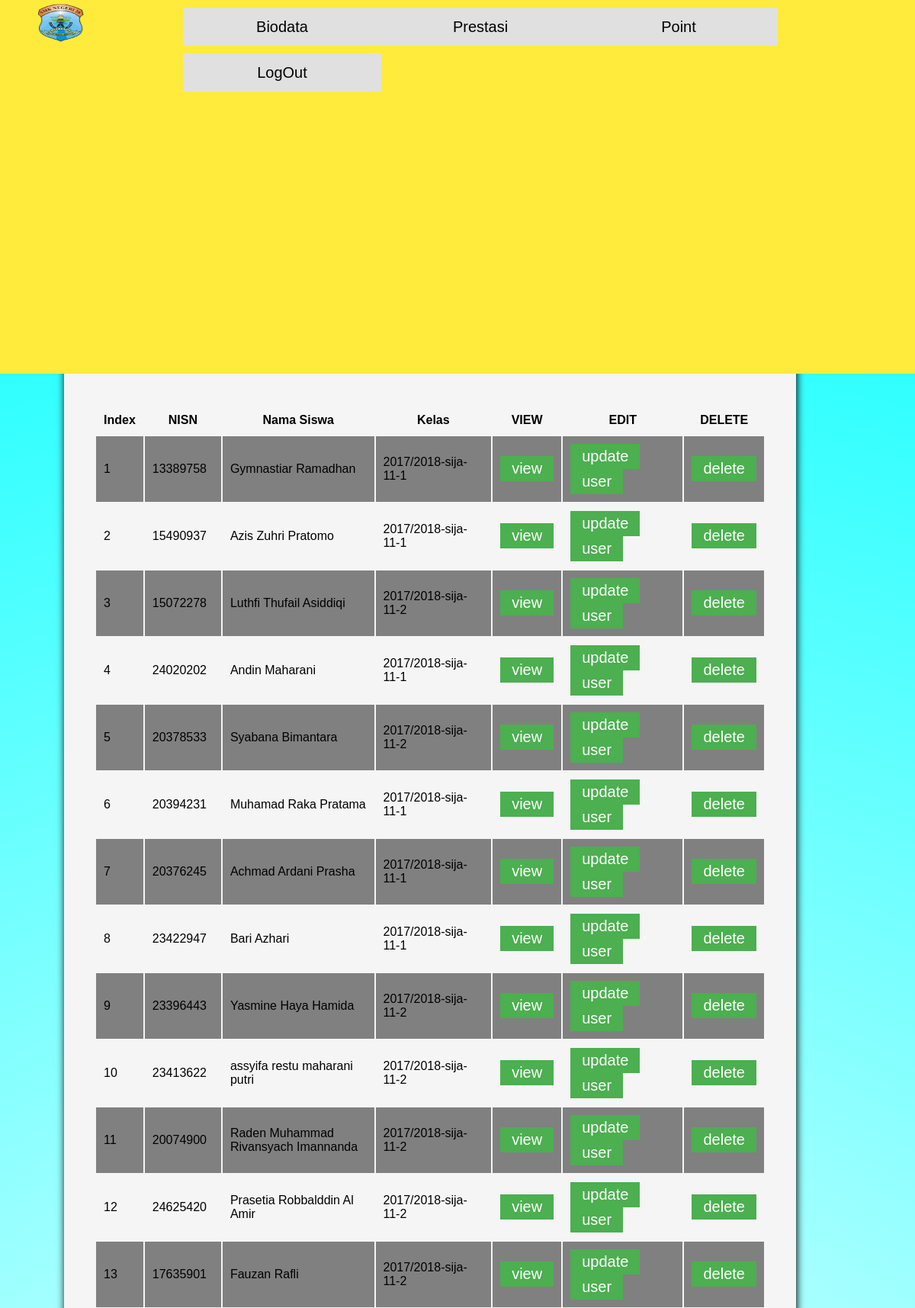
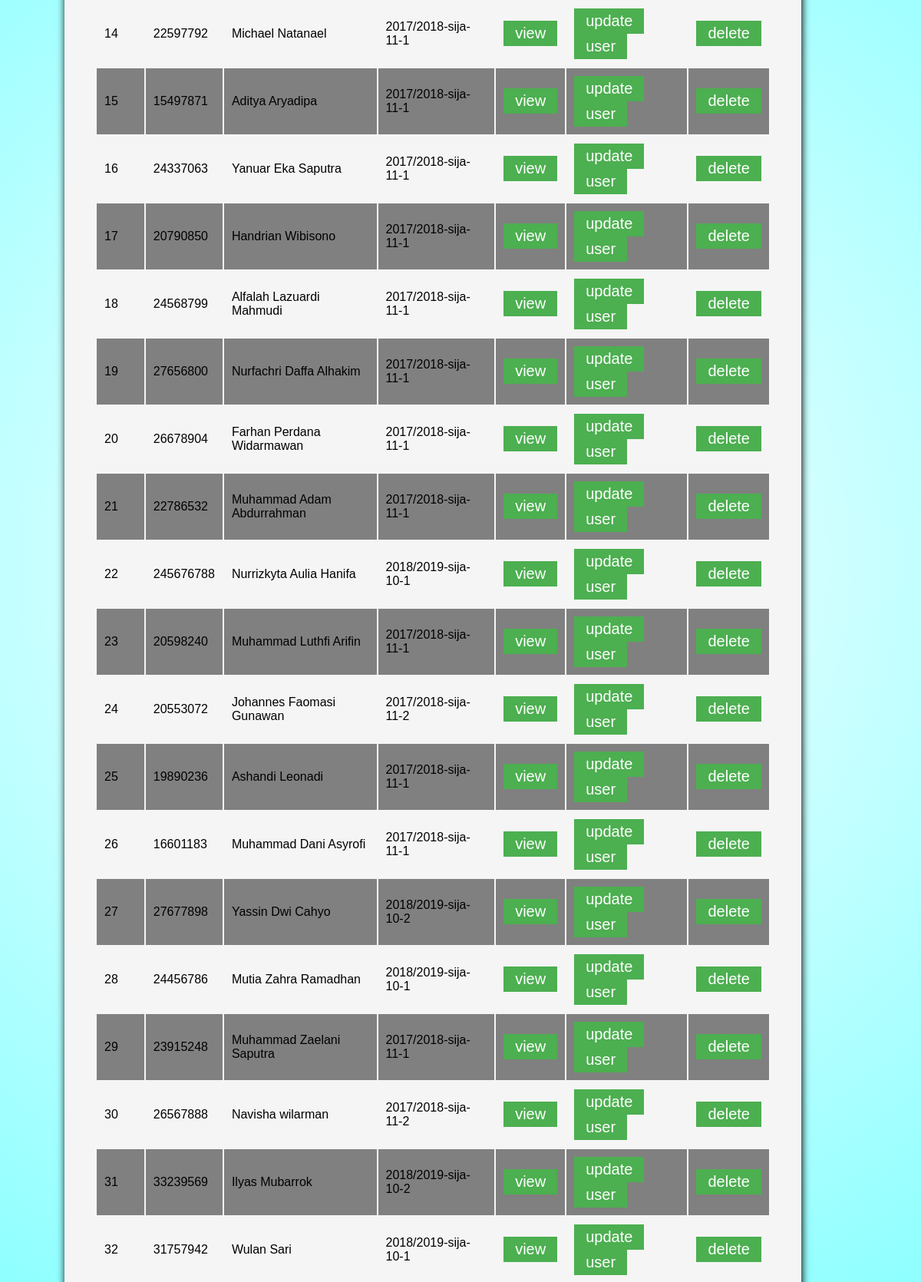
The app's page /DataSiswa.php (signed in, upper part) with its own data (2 pictures, top to bottom).
### tables this page shows
CREATE TABLE `prestasi_biodata` (
  `iBiodataId` bigint(255) NOT NULL,
  `iNomerInduk` bigint(255) NOT NULL,
  `vcBiodataNama` varchar(255) NOT NULL,
  `vcAgama` varchar(255) DEFAULT NULL,
  `vcTempatLahir` varchar(255) DEFAULT NULL,
  `dtTanggalLahir` date DEFAULT NULL,
  `vcAlamat` varchar(255) DEFAULT NULL,
  `vcNomerHP` varchar(255) DEFAULT NULL,
  `vcEmail` varchar(255) DEFAULT NULL,
  `vcPendidikanTerakhir` varchar(255) DEFAULT NULL,
  `vcInstansiPendidikanTerakhir` varchar(255) DEFAULT NULL,
  `vcBiodataKelas` varchar(255) DEFAULT NULL,
  `iPoint` int(64) NOT NULL,
  `vcStatus` varchar(64) NOT NULL,
  `blProfilePic` longblob
);

### DataSiswa.php (the view, shortened to what this page needs)
<?php
include('PHP/connection.php');
if($_SESSION['STATUS']=="siswa"){
  echo '
  <div class="NavigatorMenu">
    <div id="NavigatorKiri">
      <a href="INDEX.php"><img src="IMG&LOGO/Logo SMKN 26 Jakarta.png"></a>
    </div>
    <div id="NavigatorKanan">
      <ul>
        <li><a id="marginmenu" href="Biodata.php">Biodata</a>
        </li>
        <li><a id="marginmenu" href="RiwayatPrestasi.php">Prestasi</a>
        <ul>
                    <li id="menu21"><a href="Prestasi.php">Pengajuan Prestasi</a></li>
                </ul>
        </li>
        <li><a id="marginmenu" href="Riwayatpoint.php">Point</a>
        </li>
        </li>
        <li><a href="PHP/logout.php">LogOut</a></li>
      </ul>
    </div>
  </div>
  ';
}elseif ($_SESSION['STATUS']=="guru") {
  echo '
  <div class="NavigatorMenu">
    <div id="NavigatorKiri">
      <a href="INDEX.php"><img src="IMG&LOGO/Logo SMKN 26 Jakarta.png"></a>
    </div>
    <div id="NavigatorKanan">
      <ul>
        <li><a id="marginmenu" href="Biodata.php">Biodata</a>
          <ul>
                  <li id="menu11"><a href="datasiswa.php">Data Siswa</a></li>
                  <li id="menu12"><a href="dataguru.php">Data Guru</a></li>
                  <li id="menu13"><a href="dataadmin.php">Data Admin</a></li>
                  <li id="menu14"><a href="BiodataKelas.php">Data Kelas</a></li>
                  <li id="menu15"><a href="Biodatainstansi.php">Data Instansi</a></li>
                  <li id="menu16"><a href="DataPelanggaran.php">Data Pelanggaran</a></li>
               </ul>
        </li>
        <li><a id="marginmenu" href="RiwayatPrestasi.php">Prestasi</a>
          <ul>
                    <li id="menu21"><a href="Prestasi.php">Pengajuan Prestasi</a></li>
                </ul>
        </li>
        <li><a id="marginmenu" href="Riwayatpoint.php">Point</a>
          <ul>
                    <li id="menu31"><a href="point.php">Pengajuan point</a></li>
                </ul>
        </li>
        </li>
        <li><a href="PHP/logout.php">LogOut</a></li>
      </ul>
    </div>
  </div>
  ';
}
?>
<!DOCTYPE html>
<html lang="en">
<head>
  <link rel="stylesheet" href="css.css">
  <link rel="stylesheet" href="print.css">
</head>
<body>
  <div class="DataSiswa">
    <div class="Container">
      <h1>-Data Siswa-</h1>
      <div class="TombolTombol">
        <center><button id="TombolTambah">Tambah</button></center>
        <button id="TombolPrint">Print</button>
      </div>
      <div class="SearchBox">
      <button id="filterbutton" onclick="hiddenfilter()">FILTER</button>
    </div>
      <div class="DisplayData">
        <center>
          <table id="myTable">
            <tr>
              <th onclick="SortNumberData(1)" width="1%">Index</th>
              <th onclick="SortNumberData(2)" width="10%">NISN</th>
              <th onclick="SortStringData(3)" width="35%">Nama Siswa</th>
              <th onclick="SortStringData(4)" width="25%">Kelas</th>
              <th width="1%">VIEW</th>
              <th width="25%">EDIT</th>
              <th width="1%">DELETE</th>
            </tr>
            <?php
            if(isset($_POST['searching'])){
              $nisn = $_POST['nisn'];
              $kelas = $_POST['kelas'];
      $fetchsql = "SELECT * FROM prestasi_biodata WHERE iNomerInduk LIKE '%$nisn%' AND vcBiodataKelas LIKE '%$kelas%' AND vcStatus='siswa'";
            }else{
      $fetchsql = "SELECT * FROM prestasi_biodata WHERE vcStatus='siswa' OR vcStatus='SISWA'";
            }
$fetchresault = $conn->query($fetchsql);
$no = 1;
if($fetchresault->num_rows>0){
  while($row = $fetchresault->fetch_assoc()) {
    echo "<tr>";
    echo "<td>".$no++."</td>";
    echo "<td>".$row["iNomerInduk"]."</td>";
    echo "<td>".$row["vcBiodataNama"]."</td>";
    echo "<td>".$row["vcBiodataKelas"]."</td>";
    echo "<td><input type='button' name='viewe' value='view' id=".$row['iBiodataId']." class='viewe_data' onclick='model3()'/></td>";
    echo "<td><input type='button' name='updatee' value='update' id=".$row['iBiodataId']." class='updatee_data' onclick='model1()'/>
              <input type='button' name='updatee2' value='user' id=".$row['iNomerInduk']." class='updatee_data2' onclick='model4()'/></td>";
    echo "<td><input type='button' name='deletee' value='delete' id=".$row['iBiodataId']." class='deletee_data' onclick='model2()'/></td>";
    echo "</tr>";
}
echo "</table>";
} else {
echo "0 results";
}
?>
        </center>
      </div>
    </div>
  </div>
</body>
</html>

### css.css (style rules this page uses)
body { margin: 0px; padding: 0; border: 0px; background-image: radial-gradient(circle, white, aqua); font-family: Arial, Helvetica, sans-serif; z-index: 0; overflow: auto; }
input:read-only { background: #E0E0E0; border: none; }
.NavigatorMenu { padding: 0px; margin: 0px; top: 0; background-color: #FFEB3B; height: 10%; width: 100%; color: white; position: fixed; z-index: 100; }
.NavigatorMenu #NavigatorKiri { float: left; display: block; height: auto; width: auto; padding: 5px; padding-left: 50px; color: white; }
.NavigatorMenu #NavigatorKanan { float: right; display: block; height: 100%; width: 80%; color: white; }
.NavigatorMenu img { height: 50px; width: 60px }
.NavigatorMenu ul { margin: 0px; padding: 0px; list-style: none; background-color: transparent; }
.NavigatorMenu ul li { float: left; width: 260px; height: auto; margin-top: 10px; text-align: center; line-height: 50px; font-size: 20px; background-color: #E0E0E0; }
.NavigatorMenu ul li a { text-decoration: none; color: #000000; display: block; }
.Container { height: auto; width: 80%; background-color: #F5F5F5; margin-left: 7%; margin-top: 10%; box-shadow: 1px 1px 10px black; padding-top: 100px; padding-left: 40px; padding-right: 40px; padding-bottom: 100px; }
.Container h1 { text-align: center; }
.Container tr th, .SemuaModal tr th { text-align: center; }
.TombolTombol { padding: 10px; margin-bottom: 10px; }
.TombolTombol #TombolTambah { height: auto; width: 50%; font-size: 20px; margin-left: 60px; margin-right: 40px; margin-top: 20px; text-align: center; background-color: #4CAF50; color: white; cursor: pointer; border: none; border-radius: 4px; padding: 10px; }
.TombolTombol #TombolPrint { height: auto; width: 100px; font-size: 18px; text-align: center; background-color: #4CAF50; color: white; cursor: pointer; border: none; border-radius: 4px; padding: 10px; }
.SearchBox { padding: 10px; width: 100%; height: auto; }
* { box-sizing: border-box; }
#filterbutton { height: auto; width: 100px; font-size: 18px; text-align: center; background-color: #4CAF50; color: white; cursor: pointer; border: none; border-radius: 4px; padding: 10px; margin-left: 2% }
.DisplayData { margin-top: 20px; height: auto; width: 100%; }
.DisplayData input[type="button"], .SemuaModal input[type="button"], .DisplayData button, .SemuaModal button { background-color: #4CAF50; width: auto; height: auto; border: none; color: white; padding: 5px 15px; text-align: center; text-decoration: none; display: inline-block; font-size: 20px; cursor: pointer; text-decoration: none; }
.DisplayData th, .SemuaModal th { cursor: pointer; }
.DisplayData th, .SemuaModal th, .DisplayData td, .SemuaModal td { text-align: left; padding: 10px; font-size: 16px; }
.DisplayData tr:nth-child(even), .SemuaModal tr:nth-child(even) { background-color: grey; }

### records on screen
prestasi_biodata: iNomerInduk "13389758", vcBiodataNama "Gymnastiar Ramadhan", vcBiodataKelas "2017/2018-sija-11-1"
prestasi_biodata: iNomerInduk "15490937", vcBiodataNama "Azis Zuhri Pratomo", vcBiodataKelas "2017/2018-sija-11-1"
prestasi_biodata: iNomerInduk "15072278", vcBiodataNama "Luthfi Thufail Asiddiqi", vcBiodataKelas "2017/2018-sija-11-2"
prestasi_biodata: iNomerInduk "24020202", vcBiodataNama "Andin Maharani", vcBiodataKelas "2017/2018-sija-11-1"
prestasi_biodata: iNomerInduk "20378533", vcBiodataNama "Syabana Bimantara", vcBiodataKelas "2017/2018-sija-11-2"
prestasi_biodata: iNomerInduk "20394231", vcBiodataNama "Muhamad Raka Pratama", vcBiodataKelas "2017/2018-sija-11-1"
prestasi_biodata: iNomerInduk "20376245", vcBiodataNama "Achmad Ardani Prasha", vcBiodataKelas "2017/2018-sija-11-1"
prestasi_biodata: iNomerInduk "23422947", vcBiodataNama "Bari Azhari", vcBiodataKelas "2017/2018-sija-11-1"
prestasi_biodata: iNomerInduk "23396443", vcBiodataNama "Yasmine Haya Hamida", vcBiodataKelas "2017/2018-sija-11-2"
prestasi_biodata: iNomerInduk "23413622", vcBiodataNama "assyifa restu maharani putri", vcBiodataKelas "2017/2018-sija-11-2"
prestasi_biodata: iNomerInduk "20074900", vcBiodataNama "Raden Muhammad Rivansyach Imannanda", vcBiodataKelas "2017/2018-sija-11-2"
prestasi_biodata: iNomerInduk "24625420", vcBiodataNama "Prasetia Robbalddin Al Amir", vcBiodataKelas "2017/2018-sija-11-2"
prestasi_biodata: iNomerInduk "17635901", vcBiodataNama "Fauzan Rafli", vcBiodataKelas "2017/2018-sija-11-2"
prestasi_biodata: iNomerInduk "22597792", vcBiodataNama "Michael Natanael", vcBiodataKelas "2017/2018-sija-11-1"
prestasi_biodata: iNomerInduk "15497871", vcBiodataNama "Aditya Aryadipa", vcBiodataKelas "2017/2018-sija-11-1"
prestasi_biodata: iNomerInduk "24337063", vcBiodataNama "Yanuar Eka Saputra", vcBiodataKelas "2017/2018-sija-11-1"
prestasi_biodata: iNomerInduk "20790850", vcBiodataNama "Handrian Wibisono", vcBiodataKelas "2017/2018-sija-11-1"
prestasi_biodata: iNomerInduk "24568799", vcBiodataNama "Alfalah Lazuardi Mahmudi", vcBiodataKelas "2017/2018-sija-11-1"
prestasi_biodata: iNomerInduk "27656800", vcBiodataNama "Nurfachri Daffa Alhakim", vcBiodataKelas "2017/2018-sija-11-1"
prestasi_biodata: iNomerInduk "26678904", vcBiodataNama "Farhan Perdana Widarmawan", vcBiodataKelas "2017/2018-sija-11-1"
prestasi_biodata: iNomerInduk "22786532", vcBiodataNama "Muhammad Adam Abdurrahman", vcBiodataKelas "2017/2018-sija-11-1"
prestasi_biodata: iNomerInduk "245676788", vcBiodataNama "Nurrizkyta Aulia Hanifa", vcBiodataKelas "2018/2019-sija-10-1"
prestasi_biodata: iNomerInduk "20598240", vcBiodataNama "Muhammad Luthfi Arifin", vcBiodataKelas "2017/2018-sija-11-1"
prestasi_biodata: iNomerInduk "20553072", vcBiodataNama "Johannes Faomasi Gunawan", vcBiodataKelas "2017/2018-sija-11-2"
prestasi_biodata: iNomerInduk "19890236", vcBiodataNama "Ashandi Leonadi", vcBiodataKelas "2017/2018-sija-11-1"
prestasi_biodata: iNomerInduk "16601183", vcBiodataNama "Muhammad Dani Asyrofi", vcBiodataKelas "2017/2018-sija-11-1"
prestasi_biodata: iNomerInduk "27677898", vcBiodataNama "Yassin Dwi Cahyo", vcBiodataKelas "2018/2019-sija-10-2"
prestasi_biodata: iNomerInduk "24456786", vcBiodataNama "Mutia Zahra Ramadhan", vcBiodataKelas "2018/2019-sija-10-1"
prestasi_biodata: iNomerInduk "23915248", vcBiodataNama "Muhammad Zaelani Saputra", vcBiodataKelas "2017/2018-sija-11-1"
prestasi_biodata: iNomerInduk "26567888", vcBiodataNama "Navisha wilarman", vcBiodataKelas "2017/2018-sija-11-2"
prestasi_biodata: iNomerInduk "33239569", vcBiodataNama "Ilyas Mubarrok", vcBiodataKelas "2018/2019-sija-10-2"
prestasi_biodata: iNomerInduk "31757942", vcBiodataNama "Wulan Sari", vcBiodataKelas "2018/2019-sija-10-1"
